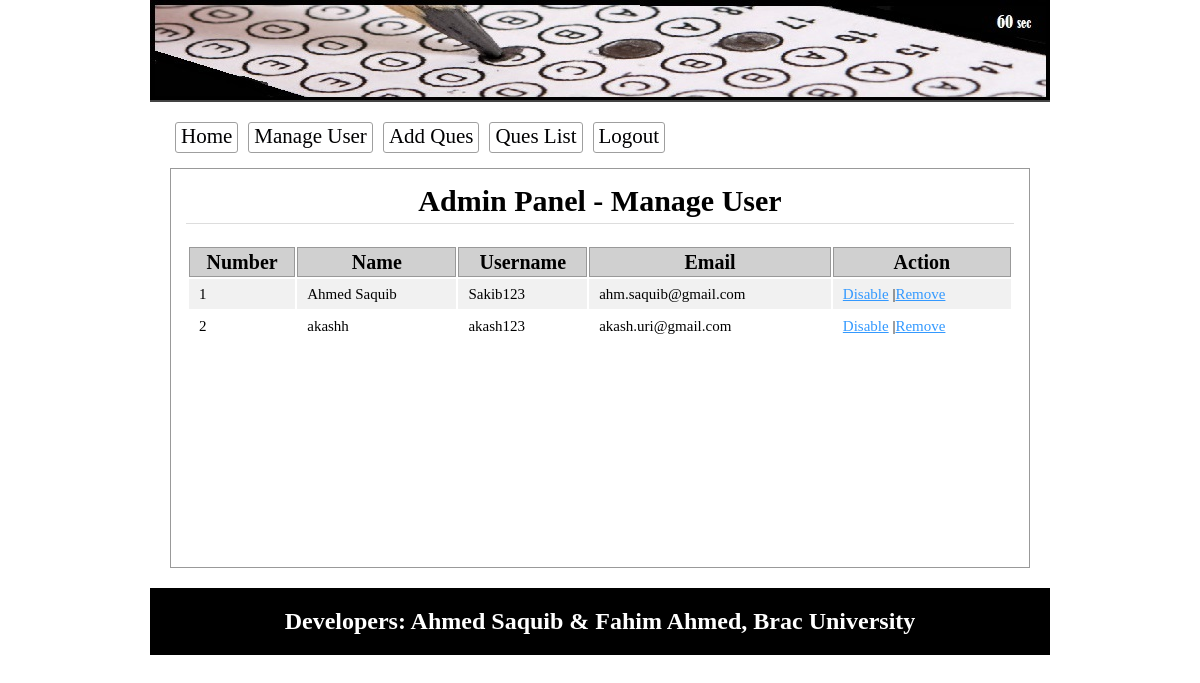
The app's page /admin/users.php (signed in) with its own data.
### tables this page shows
CREATE TABLE `tbl_user` (
  `userid` int(11) NOT NULL,
  `name` varchar(50) NOT NULL,
  `username` varchar(30) NOT NULL,
  `password` varchar(32) NOT NULL,
  `email` varchar(255) NOT NULL,
  `status` int(11) NOT NULL
);

### lib/Database.php (called while the page is built, shortened)
<?php
Class Database{
	public $host   = DB_HOST;
	public $user   = DB_USER;
	public $pass   = DB_PASS;
	public $dbname = DB_NAME;
	public $link;
	private function connectDB(){
	$this->link = new mysqli($this->host, $this->user, $this->pass, $this->dbname);
 }
	public function select($query){
		$result = $this->link->query($query) or die($this->link->error.__LINE__);
		if($result->num_rows > 0){
			return $result;
		} else {
			return false;
		}
	}
}

### classes/User.php (called while the page is built, shortened)
<?php
    $filepath = realpath(dirname(__FILE__));
	include_once ($filepath.'/../lib/Database.php');
class User{
	private $db;
	public function __construct(){
		$this->db = new Database();
	}
		public function getAlluser(){
			$query = "select * from tbl_user order by userid desc";
			$result = $this->db->select($query);
			return $result;
		}
}
?>

### admin/users.php (the view, shortened to what this page needs)
<?php
    $filepath = realpath(dirname(__FILE__));
	include_once ($filepath.'/inc/header.php');
	include_once ($filepath.'/../classes/User.php');
	$usr = new User();
?>
<div class="main">
	<h1>Admin Panel - Manage User</h1>
		<div class = "manageuser">
			<table class = "tblone">
			<tr>
				<th>Number</th>
				<th>Name</th>
				<th>Username</th>
				<th>Email</th>
				<th>Action</th>
			</tr>
	<?php
	$userData = $usr->getAllUser();
	if($userData){
		$i = 0;
		while($result = $userData->fetch_assoc()){
			$i++;
	?>
			<tr>
				<td>
				<?php
				if($result['status'] == '1'){
					echo "<span class = 'error'>".$i."</span>";
				}else{
					echo $i;
				}
				?>
				</td>
				<td>
				<?php
				if($result['status'] == '1'){
					echo "<span class = 'error'>".$result['name']."</span>";
				}else{
					echo $result['name'];
				}
				?>
				</td>
				<td>
				<?php
				if($result['status'] == '1'){
					echo "<span class = 'error'>".$result['username']."</span>";
				}else{
					echo $result['username'];
				}
				?>
				</td>
				<td>
				<?php
				if($result['status'] == '1'){
					echo "<span class = 'error'>".$result['email']."</span>";
				}else{
					echo $result['email'];
				}
				?>
				</td>
				<td>
					<?php  if($result['status'] == '0'){ ?>
						<a onclick = "return confirm('Are you sure to Disable')" href = "?dis=<?php echo $result['userid']; ?>">Disable</a>
					<?php } else {?>
						<a onclick= "return confirm('Are you sure to Enable')" href = "?ena=<?php echo $result['userid']; ?>">Enable</a>
					<?php } ?>
					|<a onclick = "return confirm('Are you sure to Remove')" href = "?del=<?php echo $result['userid']; ?>">Remove</a>
				</td>
			</tr>
	<?php } } ?>
			</table>
</div>
<?php include 'inc/footer.php'; ?>

### admin/css/admin.css (style rules this page uses)
* { margin:0;padding:0;outline:none }
body { font-family:verdana }
.tblone { width:100%;border:1px solid #fff;margin:20px 0 }
.tblone td { font-size: 15px; padding: 5px 10px; }
table.tblone th { background-color: #d0d0d0; border: 1px solid #999; }
table.tblone tr:nth-child(2n+1) { background:#fff;height:30px; }
table.tblone tr:nth-child(2n) { background:#f1f1f1;height:30px; }
.tblone td a { color:#3399FF; }
.main { background: #fff none repeat scroll 0 0; border: 1px solid #999; margin-top: 10px; min-height: 368px; padding: 15px; width: 828px; }
.main h1 { border-bottom: 1px solid #ddd; text-align: center; color: #766063; margin: 0 0 5px; padding-bottom: 5px; }

### admin/users.php (style rules this page uses)
.main h1 { font-family: "Times New Roman", Georgia, Serif; font-size: 30px; color:#000000; }
.manageuser { font-family: "Times New Roman", Times, serif; font-size: 20px; }

### records on screen
tbl_user: name "Ahmed Saquib", username "Sakib123", email "ahm.saquib@gmail.com"
tbl_user: name "akashh", username "akash123", email "akash.uri@gmail.com"
